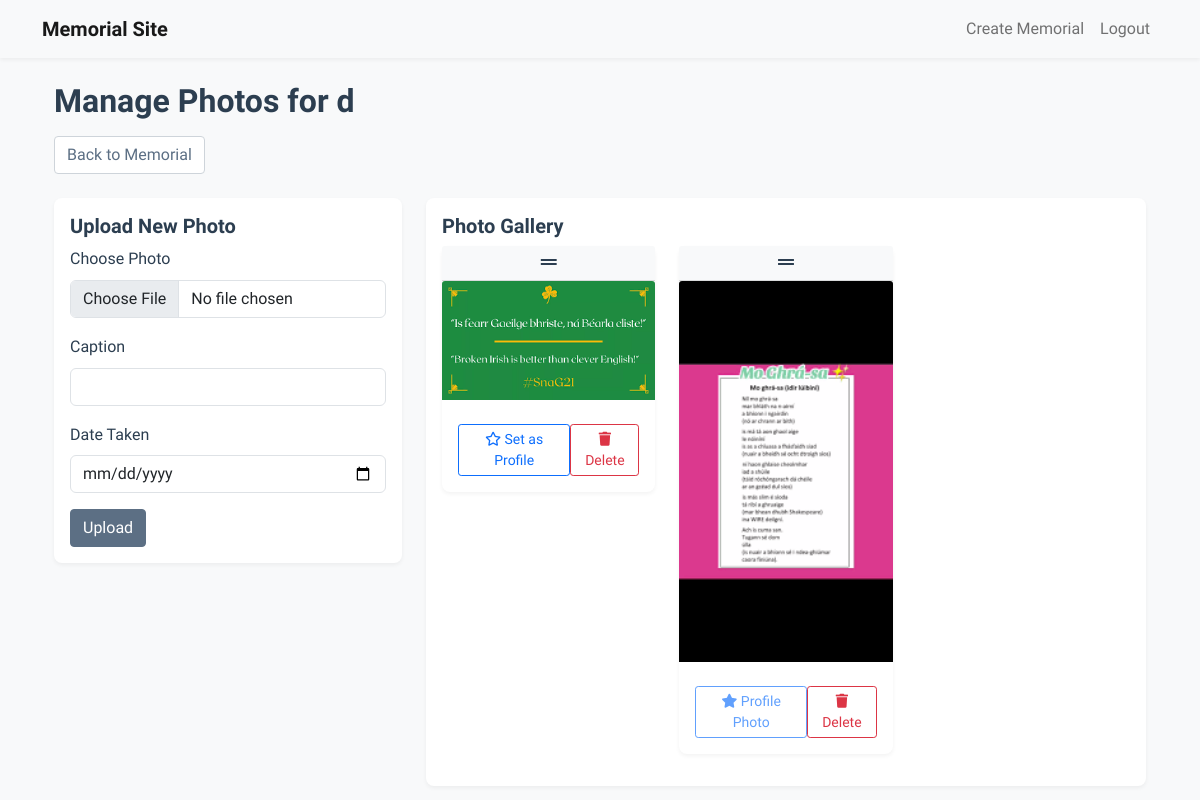
Page /memorial/1/photos (signed in) on the committed database.
### app/models/memorial.py (models this page shows, shortened)
class Memorial(db.Model):
    id = db.Column(db.Integer, primary_key=True)
    name = db.Column(db.String(100), nullable=False)
    birth_date = db.Column(db.Date)
    death_date = db.Column(db.Date)
    biography = db.Column(db.Text)
    custom_url = db.Column(db.String(100), unique=True)
    is_public = db.Column(db.Boolean, default=True)
    access_code = db.Column(db.String(20))
    created_at = db.Column(db.DateTime, default=datetime.utcnow)
    creator_id = db.Column(db.Integer, db.ForeignKey('user.id'), nullable=False)
    theme_id = db.Column(db.Integer, db.ForeignKey('theme.id'))
    layout = db.Column(db.String(32), default='standard')  # standard, compact, full-width, etc.
    photos = db.relationship('Photo', backref='memorial', lazy='dynamic')
    tributes = db.relationship('Tribute', backref='memorial', lazy='dynamic')
    events = db.relationship('Event', backref='memorial', lazy='dynamic')

### app/models/photo.py (models this page shows, shortened)
class Photo(db.Model):
    id = db.Column(db.Integer, primary_key=True)
    filename = db.Column(db.String(255), nullable=False)
    caption = db.Column(db.String(255))
    date_taken = db.Column(db.Date)
    uploaded_at = db.Column(db.DateTime, default=datetime.utcnow)
    is_profile = db.Column(db.Boolean, default=False)
    display_order = db.Column(db.Integer, default=0)
    memorial_id = db.Column(db.Integer, db.ForeignKey('memorial.id'), nullable=False)

### app/routes/memorial.py (the view, shortened to what this page needs)
@bp.route('/memorial/<int:id>/photos', methods=['GET', 'POST'])
@login_required
def manage_photos(id):
    memorial = Memorial.query.get_or_404(id)
    if current_user.id != memorial.creator_id:
        flash('You do not have permission to manage photos')
        return redirect(url_for('memorial.view', id=id))
    return render_template('memorial/manage_photos.html', memorial=memorial, Photo=Photo)

### app/models/user.py (called while the page is built)
@login_manager.user_loader
def load_user(id):
    return User.query.get(int(id))

### app/templates/memorial/manage_photos.html (shortened to what this page needs)
{% extends "base.html" %}
{% block content %}
<div class="container">
    <div class="row mb-4">
        <div class="col">
            <h2>Manage Photos for {{ memorial.name }}</h2>
            <a href="{{ url_for('memorial.view', id=memorial.id) }}" class="btn btn-secondary">Back to Memorial</a>
        </div>
    </div>
    <div class="row">
        <div class="col-md-4">
            <div class="card">
                <div class="card-body">
                    <h5 class="card-title">Upload New Photo</h5>
                    <form method="POST" enctype="multipart/form-data">
                        <div class="mb-3">
                            <label for="photo" class="form-label">Choose Photo</label>
                            <input type="file" class="form-control" id="photo" name="photo" accept="image/*" required>
                        </div>
                        <div class="mb-3">
                            <label for="caption" class="form-label">Caption</label>
                            <input type="text" class="form-control" id="caption" name="caption">
                        </div>
                        <div class="mb-3">
                            <label for="date_taken" class="form-label">Date Taken</label>
                            <input type="date" class="form-control" id="date_taken" name="date_taken">
                        </div>
                        <button type="submit" class="btn btn-primary">Upload</button>
                    </form>
                </div>
            </div>
        </div>
        <div class="col-md-8">
            <div class="card">
                <div class="card-body">
                    <h5 class="card-title">Photo Gallery</h5>
                    <div class="row photo-gallery" data-memorial-id="{{ memorial.id }}">
                        {% for photo in memorial.photos.order_by(Photo.display_order).all() %}
                        <div class="col-md-4 mb-3" data-photo-id="{{ photo.id }}">
                            <div class="card">
                                <div class="card-header handle">
                                    <i class="fas fa-grip-lines"></i>
                                </div>
                                <img src="{{ url_for('static', filename='uploads/' + memorial.id|string + '/' + photo.filename) }}"
                                     class="card-img-top" alt="{{ photo.caption or 'Memorial photo' }}">
                                <div class="card-body">
                                    <div class="btn-group mt-2 w-100" role="group">
                                        <form method="POST"
                                              action="{{ url_for('memorial.set_profile_photo', id=memorial.id, photo_id=photo.id) }}"
                                              class="d-inline">
                                            <button type="submit" class="btn btn-outline-primary btn-sm"
                                                    {% if photo.is_profile %}disabled{% endif %}>
                                                {% if photo.is_profile %}
                                                    <i class="fas fa-star"></i> Profile Photo
                                                {% else %}
                                                    <i class="far fa-star"></i> Set as Profile
                                                {% endif %}
                                            </button>
                                        </form>
                                        <form method="POST"
                                              action="{{ url_for('memorial.delete_photo', id=memorial.id, photo_id=photo.id) }}"
                                              class="d-inline">
                                            <button type="submit" class="btn btn-outline-danger btn-sm"
                                                    onclick="return confirm('Are you sure you want to delete this photo?')">
                                                <i class="fas fa-trash"></i> Delete
                                            </button>
                                        </form>
                                    </div>
                                </div>
                            </div>
                        </div>
                        {% endfor %}
                    </div>
                </div>
            </div>
        </div>
    </div>
</div>
{% endblock %}

### app/static/css/base.css (style rules this page uses)
:root { --primary-color: #5c6f84; --primary-dark: #445469; --primary-light: #eef2f7; --accent-warm: #c4a484; --accent-soft: #a8c0d6; --neutral-100: #ffffff; --neutral-200: #f8f9fa; --neutral-300: #e9ecef; --neutral-400: #ced4da; --neutral-500: #adb5bd; --neutral-600: #6c757d; --neutral-700: #495057; --neutral-800: #343a40; --neutral-900: #212529; --text-primary: #2c3e50; --text-secondary: #5c6f84; --text-muted: #6c757d; --border-light: #dee2e6; --border-medium: #ced4da; --shadow-sm: 0 2px 4px rgba(0,0,0,0.05); --shadow-md: 0 4px 6px rgba(0,0,0,0.07); --shadow-lg: 0 10px 15px rgba(0,0,0,0.1); }
body { background-color: var(--neutral-200); color: var(--text-primary); font-family: 'Source Sans Pro', -apple-system, BlinkMacSystemFont, 'Segoe UI', Roboto, 'Helvetica Neue', Arial, sans-serif; line-height: 1.6; }
.btn-primary { background-color: var(--primary-color); border-color: var(--primary-color); color: var(--neutral-100); transition: all 0.2s ease-in-out; }
.btn-secondary { background-color: var(--neutral-100); border-color: var(--border-medium); color: var(--text-secondary); }
.card { background-color: var(--neutral-100); border: none; border-radius: 8px; box-shadow: var(--shadow-sm); transition: all 0.2s ease-in-out; }
.form-control { border-color: var(--border-light); border-radius: 6px; transition: all 0.2s ease-in-out; }
h1, h2, h3, h4, h5, h6 { color: var(--text-primary); font-weight: 600; margin-bottom: 1rem; }
a { color: var(--primary-color); text-decoration: none; transition: color 0.2s ease-in-out; }

### app/templates/memorial/manage_photos.html (style rules this page uses)
.handle { cursor: move; background-color: #f8f9fa; text-align: center; padding: 0.25rem; }
.photo-gallery .card { transition: transform 0.2s; }

### rows in the picture
Memorial: name "d"
Photo: filename (picture), is_profile False (drawn)
Photo: filename (picture), is_profile True (drawn)
